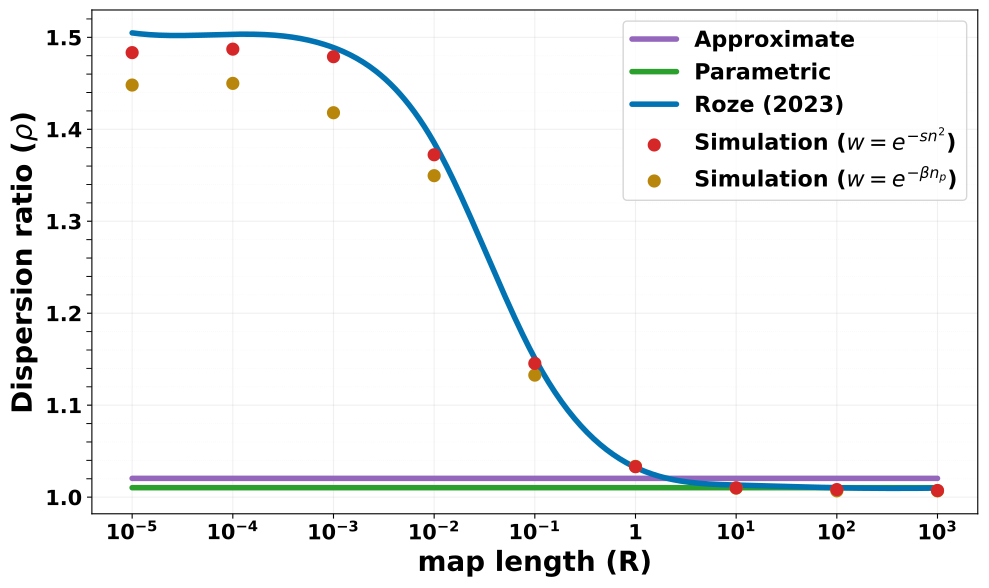

This figure's Python source:
"""Plot dispersion ratio versus recombination map length R."""

from pathlib import Path

import pandas as pd
import matplotlib.pyplot as plt
import numpy as np
from matplotlib.ticker import AutoMinorLocator, FuncFormatter, LogFormatterMathtext, NullLocator
from scipy.interpolate import make_interp_spline

FIG_DIR = Path(__file__).resolve().parent
TE_ROOT = FIG_DIR.parent
CSV_DIR = TE_ROOT / "csv_files"
OUTPUT_PATH = FIG_DIR / "varyingRFig.pdf"

# ----- Configure CSV to load (change basename to use another file)
CSV_BASENAME_PRIMARY = "sweep_R_topright_burnin_binomial_pre"  # main text
CSV_BASENAME_SIM_ECT = "sweep_R_ectFit_burnin_binomial_pre" # main text; also carries the m0 columns

FITNESS = "exp"                 # "exp" or "syn"

# ----- Life-cycle stage for our theory curves
LIFE_STAGE = "pre"             # "post" or "pre"

csv_path = CSV_DIR / f"{CSV_BASENAME_PRIMARY}_{FITNESS}.csv"
if not csv_path.is_file():
    print(f"CSV not found: {csv_path}")
    print("Run varyingRsim.jl first, or change CSV_BASENAME_PRIMARY / FITNESS at the top of this script.")
    raise SystemExit(1)

df = pd.read_csv(csv_path)
print(f"Loaded {csv_path}, shape {df.shape}")

# The ectFit series is optional: if its CSV is missing the figure is still
csv_path_ect = CSV_DIR / f"{CSV_BASENAME_SIM_ECT}_{FITNESS}.csv"
has_ect = csv_path_ect.is_file()
if has_ect:
    df_ect = pd.read_csv(csv_path_ect)
    print(f"Loaded {csv_path_ect}, shape {df_ect.shape}")
    if len(df["R"]) != len(df_ect["R"]) or not np.allclose(df["R"].values, df_ect["R"].values):
        print("Warning: R grids differ between primary and ectFit CSVs; ect simulation uses df_ect R/sim_p.")
else:
    df_ect = None
    print(f"CSV not found: {csv_path_ect}")
    print("Run sweep_R_ectFit.jl (or change CSV_BASENAME_SIM_ECT); "
          "skipping that simulation series.")

R = df["R"].values

sim_p = df["sim_p"].values
sim_p_ect = df_ect["sim_p"].values if has_ect else None
app_p = df["app_p"].values
nb_p = df["nb_p"].values
has_rho_numerical = "rho_numerical" in df.columns
if has_rho_numerical:
    rho_numerical = df["rho_numerical"].values

# Pre-transposition/excision (m') simulation moments, written by varyingRsim.jl.
PRE_SIM_COL = "sim_p_m0"
has_sim_pre = PRE_SIM_COL in df.columns
has_sim_pre_ect = has_ect and PRE_SIM_COL in df_ect.columns
if has_sim_pre:
    sim_p_pre = df[PRE_SIM_COL].values
if has_sim_pre_ect:
    sim_p_pre_ect = df_ect[PRE_SIM_COL].values

# ----- Visual style (match left panel of varyingRateFig.py)
LEFT_SIM_MARKER_SIZE = 7
THEORY_LINEWIDTH = 4.0  # approximate, parametric, Roze — thinner than old 6pt default
MARKER_EDGEWIDTH = 2.5

TICK_LABELSIZE = 15  # x- and y-axis tick numbers (same size)
LEGEND_FONTSIZE = 16
AXIS_LABELSIZE = 20  # x- and y-axis titles (same size)

SHOW_VERTICAL_GRID = True
VERTICAL_GRID_ALPHA = 0.18
VERTICAL_GRID_LINESTYLE = "-"
VERTICAL_GRID_LINEWIDTH = 0.8

SHOW_HORIZONTAL_GRID = True
HORIZONTAL_GRID_ALPHA = 0.18
HORIZONTAL_GRID_LINESTYLE = "-"
HORIZONTAL_GRID_LINEWIDTH = 0.8
Y_MINOR_SUBDIVISIONS = 5  # minor ticks between each major y tick (linear ρ axis)
HORIZONTAL_MINOR_GRID_ALPHA = 0.10
HORIZONTAL_MINOR_GRID_LINESTYLE = ":"
HORIZONTAL_MINOR_GRID_LINEWIDTH = 0.55

# Sorted x for theoretical lines
idx_sort = np.argsort(R)
x_line = R[idx_sort]


def smooth_log_spline(x_sorted, y_sorted, n_interp=500):
    """Fit a cubic spline in log10(x) space and evaluate on a fine grid,"""
    log_x = np.log10(x_sorted)
    _, unique_idx = np.unique(log_x, return_index=True)
    log_x_u = log_x[unique_idx]
    y_u = y_sorted[unique_idx]
    if len(log_x_u) < 4:
        return x_sorted, y_sorted
    spline = make_interp_spline(log_x_u, y_u, k=3)
    log_x_fine = np.linspace(log_x_u[0], log_x_u[-1], n_interp)
    y_fine = spline(log_x_fine)
    return 10**log_x_fine, y_fine


_log_x_major_fallback = LogFormatterMathtext(base=10)


def _format_log_x_major(x, pos):
    """Log x-axis: show 1 instead of 10^0; other ticks use matplotlib's default log math text."""
    if x <= 0 or not np.isfinite(x):
        return ""
    if np.isclose(x, 1.0, rtol=1e-12, atol=0.0):
        return "1"
    return _log_x_major_fallback(x, pos)


# ----- Dispersion ratio ρ vs R (map length); y = 1/p = variance/mean
color_nb = "#2ca02c"      # parametric (NB): green
color_app = "#9467bd"     # approximate: purple
color_sim_p = "#d62728"   # simulation ($e^{-n^2}$): red
color_sim_ect = "#B8860B"  # simulation ($w=e^{-\beta n_p}$): deep yellow (darkgoldenrod)
color_roze = "#0173B2"    # Roze (2023): blue

line_kwargs = dict(
    linestyle="-",
    linewidth=THEORY_LINEWIDTH,
    zorder=3,
    antialiased=True,
    solid_joinstyle="round",
    solid_capstyle="round",
)

fig, ax = plt.subplots(figsize=(10, 6), dpi=120)

if LIFE_STAGE == "post":
    inv_app_p = np.array([1.0 / max(p, 1e-12) for p in app_p])
    inv_nb_p = np.array([1.0 / max(p, 1e-12) for p in nb_p])

    sim_rho = 1.0 / sim_p
    sim_rho_ect = 1.0 / sim_p_ect if has_ect else None

elif LIFE_STAGE == "pre":
    u_arr = df["u"].values
    v_arr = df["v"].values
    nb_mu = df["nb_μ"].values
    nb_var = df["nb_σ²"].values
    app_var = df["app_σ²"].values

    # s is not stored in the CSV; recover it from the approximate-closure
    s_arr = (u_arr - v_arr) / (2.0 * app_var)
    net = u_arr - v_arr

    # Approximate closure, Suppl. S4.2 ratio.
    inv_app_p = (1.0 + 2.0 * v_arr) / (1.0 - 2.0 * u_arr + 2.0 * v_arr)

    # Parametric (NB) closure, Eq. (23) as a ratio, unexpanded in mu and sigma^2.
    inv_nb_p = (
        nb_mu + nb_var * (1.0 - 3.0 * net) + s_arr * nb_var**2 / nb_mu
    ) / (2.0 * nb_mu * (1.0 - net))

    # Simulation markers at the same stage, from varyingRsim.jl's m0 columns.
    if has_sim_pre:
        sim_rho = 1.0 / sim_p_pre
    else:
        sim_rho = None
        print(f"Warning: '{PRE_SIM_COL}' not in {CSV_BASENAME_PRIMARY}; "
              "re-run varyingRsim.jl. Skipping that simulation series.")
    if has_sim_pre_ect:
        sim_rho_ect = 1.0 / sim_p_pre_ect
    else:
        sim_rho_ect = None
        if has_ect:
            print(f"Warning: '{PRE_SIM_COL}' not in {CSV_BASENAME_SIM_ECT}; "
                  "re-run sweep_R_ectFit.jl. Skipping that simulation series.")

else:
    raise ValueError(f"LIFE_STAGE must be 'post' or 'pre', got {LIFE_STAGE!r}")

print(f"{LIFE_STAGE}-transposition/excision stage: "
      f"rho_app = {inv_app_p[0]:.6f}, rho_nb = {inv_nb_p[0]:.6f}"
      + (f", rho_sim = {sim_rho[0]:.6f}" if sim_rho is not None else ", rho_sim = skipped"))

x_smooth_app, y_smooth_app = smooth_log_spline(x_line, inv_app_p[idx_sort])
x_smooth_nb, y_smooth_nb = smooth_log_spline(x_line, inv_nb_p[idx_sort])
ax.plot(x_smooth_app, y_smooth_app, color=color_app, label="Approximate", **line_kwargs)
ax.plot(x_smooth_nb, y_smooth_nb, color=color_nb, label="Parametric", **line_kwargs)

if has_rho_numerical:
    x_roze_s, y_roze_s = smooth_log_spline(x_line, rho_numerical[idx_sort])
    ax.plot(x_roze_s, y_roze_s, color=color_roze, label="Roze (2023)", **line_kwargs)

if sim_rho is not None:
    ax.scatter(
        R,
        sim_rho,
        marker="o",
        s=LEFT_SIM_MARKER_SIZE**2,
        zorder=12,
        color=color_sim_p,
        edgecolors=color_sim_p,
        linewidths=MARKER_EDGEWIDTH,
        label=r"Simulation ($w = e^{-sn^2}$)",
    )
R_ect = df_ect["R"].values if has_ect else None
if sim_rho_ect is not None:
    ax.scatter(
        R_ect,
        sim_rho_ect,
        marker="o",
        s=LEFT_SIM_MARKER_SIZE**2,
        zorder=10,
        color=color_sim_ect,
        edgecolors=color_sim_ect,
        linewidths=MARKER_EDGEWIDTH,
        label=r"Simulation ($w = e^{-\beta n_p}$)",
    )

ax.set_xscale("log")
ax.xaxis.set_major_formatter(FuncFormatter(_format_log_x_major))
ax.xaxis.set_minor_locator(NullLocator())
ax.set_xlabel(r"map length (R)", fontsize=AXIS_LABELSIZE, fontweight="bold")
ax.tick_params(axis="x", labelsize=TICK_LABELSIZE)
fig.canvas.draw()
for label in ax.get_xticklabels():
    label.set_fontweight("bold")
ax.set_ylabel(r"Dispersion ratio ($\rho$)", fontsize=AXIS_LABELSIZE, fontweight="bold")
ax.tick_params(axis="y", labelsize=TICK_LABELSIZE)
for label in ax.get_yticklabels():
    label.set_fontweight("bold")

ax.yaxis.set_minor_locator(AutoMinorLocator(Y_MINOR_SUBDIVISIONS))
ax.tick_params(axis="y", which="minor", length=4, width=0.7)

ax.grid(
    SHOW_HORIZONTAL_GRID,
    which="major",
    axis="y",
    linestyle=HORIZONTAL_GRID_LINESTYLE,
    linewidth=HORIZONTAL_GRID_LINEWIDTH,
    alpha=HORIZONTAL_GRID_ALPHA,
)
ax.grid(
    SHOW_HORIZONTAL_GRID,
    which="minor",
    axis="y",
    linestyle=HORIZONTAL_MINOR_GRID_LINESTYLE,
    linewidth=HORIZONTAL_MINOR_GRID_LINEWIDTH,
    alpha=HORIZONTAL_MINOR_GRID_ALPHA,
)
ax.grid(
    SHOW_VERTICAL_GRID,
    which="major",
    axis="x",
    linestyle=VERTICAL_GRID_LINESTYLE,
    linewidth=VERTICAL_GRID_LINEWIDTH,
    alpha=VERTICAL_GRID_ALPHA,
)
ax.legend(loc="best", prop={"size": LEGEND_FONTSIZE, "weight": "bold"})

plt.tight_layout()
plt.savefig(OUTPUT_PATH, bbox_inches="tight")
print(f"Figure saved to: {OUTPUT_PATH}")
plt.show()
